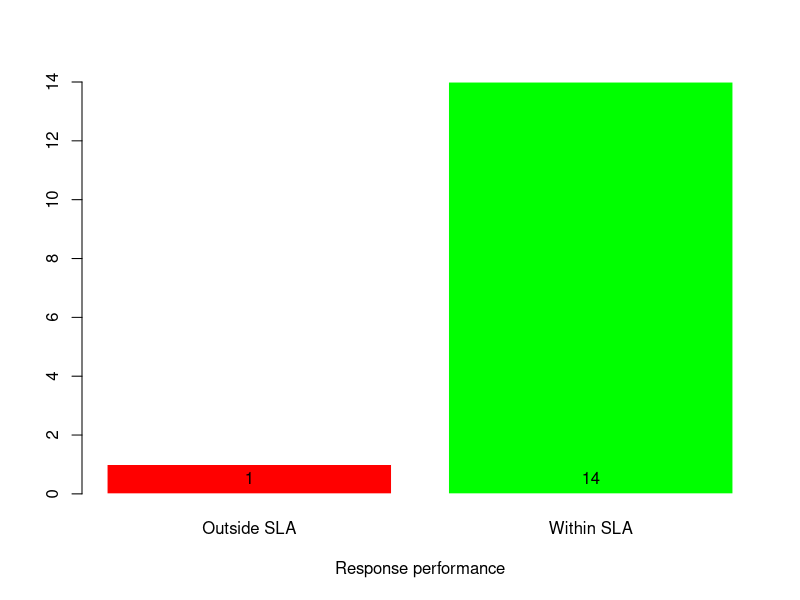

The R script that drew this image: (Note: this script raises an error after producing the figure.)
## ---- chunk 1
requests <- data.frame(
              raised_date=as.Date(c("12/10/2015",
                                    "12/10/2015",
                                    "13/10/2015",
                                    "13/10/2015",
                                    "13/10/2015",
                                    "13/10/2015",
                                    "14/10/2015",
                                    "15/10/2015",
                                    "15/10/2015",
                                    "16/10/2015",
                                    "16/10/2015",
                                    "19/10/2015",
                                    "20/10/2015",
                                    "20/10/2015",
                                    "20/10/2015"), 
                                  "%d/%m/%Y"),
              response_date=as.Date(c("14/10/2015",
                                      "12/10/2015",
                                      "13/10/2015",
                                      "13/10/2015",
                                      "13/10/2015",
                                      "13/10/2015",
                                      "14/10/2015",
                                      "15/10/2015",
                                      "15/10/2015",
                                      "19/10/2015",
                                      "16/10/2015",
                                      "19/10/2015",
                                      "20/10/2015",
                                      "20/10/2015",
                                      "20/10/2015"), 
                                    "%d/%m/%Y"))
requests$age <- requests$response_date - requests$raised_date

    # generate reponse SLA performance graph on input$responseSLA from ui.R
    requests$slaMet <- "Within SLA"
    requests$slaMet[requests$age > 2] <- "Outside SLA"
    
    slaMet <- requests$slaMet
    
    #add default rows to force the table function to count atleast 
    #one of these groups (need this for the barplot function to display
    #'0' if either are '0')
    slaMet <- c(slaMet, "Within SLA", "Outside SLA") 
    
    # draw a barchart with the specified number of bins
    sla <- table(slaMet)
    
    #remove the defaults that were added from the count
    sla <- sla - 1
    
    b <- barplot(sla, col = c('red', 'green'), border = 'white', xlab="Response performance")

    text(b, 0, sla, cex=1, pos=3)

b$show('inline')
